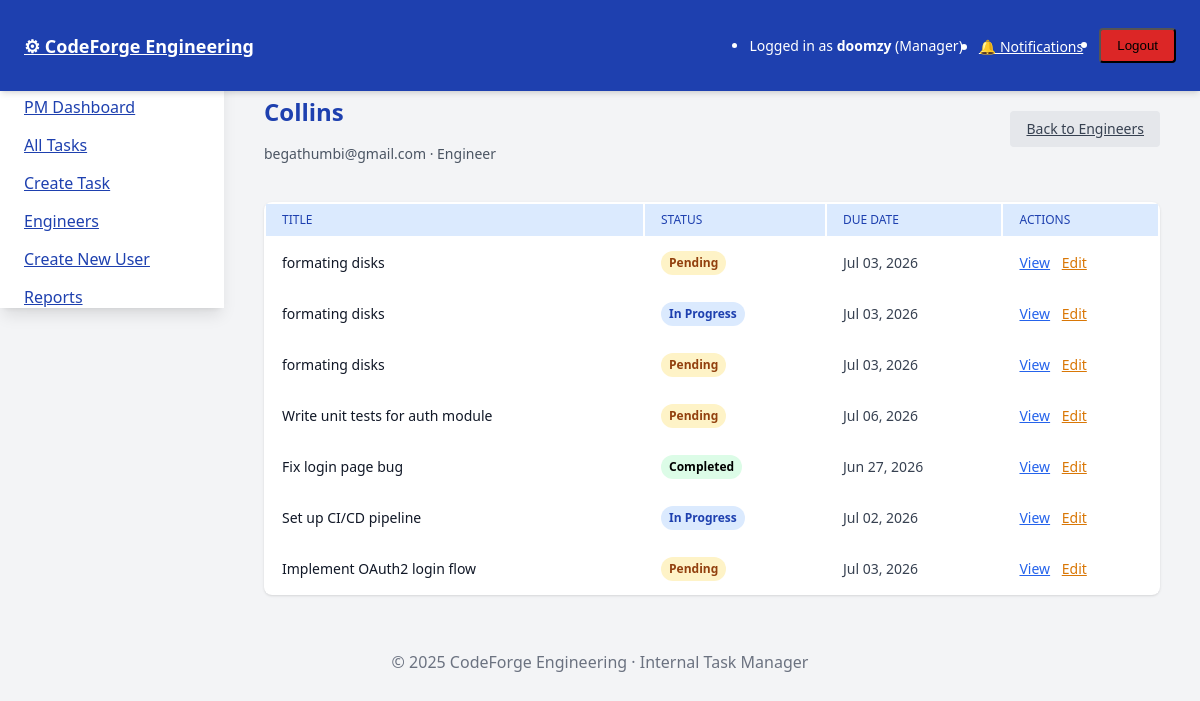
/engineers/2/ (signed in), run on the app's committed database.
### tasks/models.py (models this page shows, shortened)
class User(AbstractUser):
    ROLE_CHOICES = (
        ('manager', 'Project Manager'),
        ('worker', 'Engineer'),
    )
    role = models.CharField(max_length=10, choices=ROLE_CHOICES)

class Task(models.Model):
    STATUS_CHOICES = (
        ('pending', 'Pending'),
        ('in_progress', 'In Progress'),
        ('completed', 'Completed'),
    )
    PRIORITY_CHOICES = (
        ('low', 'Low'),
        ('medium', 'Medium'),
        ('high', 'High'),
    )
    title = models.CharField(max_length=255)
    description = models.TextField(blank=True)
    assigned_to = models.ForeignKey(User, on_delete=models.CASCADE, related_name='tasks')
    status = models.CharField(max_length=20, choices=STATUS_CHOICES, default='pending')
    priority = models.CharField(max_length=10, choices=PRIORITY_CHOICES, default='medium')
    created_at = models.DateTimeField(auto_now_add=True)
    updated_at = models.DateTimeField(auto_now=True)
    due_date = models.DateField(null=True, blank=True)
    completed_at = models.DateTimeField(null=True, blank=True)

### tasks/views.py (the view)
# urls.py: path('engineers/<int:pk>/', engineer_detail, name='engineer_detail'),
@login_required
def engineer_detail(request, pk):
    if not (request.user.is_superuser or request.user.role == 'manager'):
        return redirect('worker_dashboard')
    engineer = get_object_or_404(User, pk=pk, role='worker')
    tasks = Task.objects.filter(assigned_to=engineer).order_by('-created_at')
    return render(request, 'core/engineer_detail.html', {'engineer': engineer, 'tasks': tasks})

### tasks/context_processors.py (called while the page is built)
def notifications(request):
    if not request.user.is_authenticated:
        return {}
    qs = request.user.notifications.all()
    return {
        'nav_notifications': qs[:8],
        'nav_unread_count': qs.filter(is_read=False).count(),
    }

### tasks/templates/core/engineer_detail.html
{% extends "base.html" %}
{% block content %}
<div class="max-w-4xl mx-auto">
    <div class="flex items-center justify-between mb-6">
        <div>
            <h1 class="text-2xl font-bold text-blue-800">{{ engineer.username }}</h1>
            <p class="text-sm text-gray-600">{{ engineer.email|default:"No email" }} · Engineer</p>
        </div>
        <a href="{% url 'engineer_list' %}" class="bg-gray-200 text-gray-700 px-4 py-2 rounded hover:bg-gray-300 transition text-sm">Back to Engineers</a>
    </div>
    <div class="overflow-x-auto bg-white shadow rounded-lg">
        <table class="min-w-full divide-y divide-gray-200">
            <thead class="bg-blue-100">
                <tr>
                    <th class="px-4 py-2 text-left text-xs font-medium text-blue-800 uppercase">Title</th>
                    <th class="px-4 py-2 text-left text-xs font-medium text-blue-800 uppercase">Status</th>
                    <th class="px-4 py-2 text-left text-xs font-medium text-blue-800 uppercase">Due Date</th>
                    <th class="px-4 py-2 text-left text-xs font-medium text-blue-800 uppercase">Actions</th>
                </tr>
            </thead>
            <tbody class="bg-white divide-y divide-gray-200">
                {% for task in tasks %}
                <tr class="hover:bg-gray-50">
                    <td class="px-4 py-3 text-sm font-medium text-gray-900">{{ task.title }}</td>
                    <td class="px-4 py-3">
                        {% if task.status == 'pending' %}
                            <span class="inline-flex items-center px-2 py-1 rounded-full text-xs font-semibold bg-yellow-100 text-yellow-800">Pending</span>
                        {% elif task.status == 'in_progress' %}
                            <span class="inline-flex items-center px-2 py-1 rounded-full text-xs font-semibold bg-blue-100 text-blue-800">In Progress</span>
                        {% elif task.status == 'completed' %}
                            <span class="inline-flex items-center px-2 py-1 rounded-full text-xs font-semibold bg-green-100 text-green-800">Completed</span>
                        {% endif %}
                    </td>
                    <td class="px-4 py-3 text-sm text-gray-700">{% if task.due_date %}{{ task.due_date|date:"M d, Y" }}{% else %}—{% endif %}</td>
                    <td class="px-4 py-3 text-sm">
                        <a href="{% url 'task_detail' task.pk %}" class="text-blue-600 hover:underline">View</a>
                        <a href="{% url 'task_update' task.pk %}" class="ml-2 text-yellow-600 hover:underline">Edit</a>
                    </td>
                </tr>
                {% empty %}
                <tr><td colspan="4" class="px-4 py-6 text-center text-gray-500">No tasks assigned to this engineer.</td></tr>
                {% endfor %}
            </tbody>
        </table>
    </div>
</div>
{% endblock %}

### tasks/templates/base.html (shortened to what this page needs)
<!DOCTYPE html>
<html lang="en">
<head>
    {% load static %}
    <link rel="stylesheet" href="{% static 'css/tailwind-offline.css' %}">
</head>
<body class="bg-gray-100">
    <header class="fixed top-0 left-0 w-full bg-blue-800 text-white z-40 shadow-md">
        <nav class="flex items-center justify-between px-6 py-3">
            <div class="text-lg font-bold">
                <a href="{% url 'role_redirect' %}">⚙ CodeForge Engineering</a>
            </div>
            <ul class="flex items-center space-x-4">
                {% if user.is_authenticated %}
                    <li class="text-sm">Logged in as <span class="font-semibold">{{ user.username }}</span> (<span class="capitalize">{{ user.role }}</span>)</li>
                    <li>
                        <a href="{% url 'notifications' %}" class="relative inline-flex items-center text-white text-sm hover:underline">
                            🔔 Notifications
                        </a>
                    </li>
                    <li>
                        <form action="{% url 'logout' %}" method="post">
                            <button type="submit" class="bg-red-600 px-4 py-2 rounded hover:bg-red-700 transition">Logout</button>
                        </form>
                    </li>
                {% endif %}
            </ul>
        </nav>
    </header>
    {% if user.is_authenticated %}
    <aside class="fixed top-16 left-0 h-[calc(100vh-4rem)] w-56 bg-white shadow-lg z-30 flex flex-col pt-8">
        <nav class="flex flex-col space-y-4 px-6">
                {% if user.is_superuser %}
                    <a href="{% url 'manager_dashboard' %}" class="text-blue-800 hover:underline">PM Dashboard</a>
                    <a href="{% url 'task_list' %}" class="text-blue-800 hover:underline">All Tasks</a>
                    <a href="{% url 'task_create' %}" class="text-blue-800 hover:underline">Create Task</a>
                    <a href="{% url 'engineer_list' %}" class="text-blue-800 hover:underline">Engineers</a>
                    <a href="{% url 'register' %}" class="text-blue-800 hover:underline">Create New User</a>
                    <a href="{% url 'reports' %}" class="text-blue-800 hover:underline">Reports</a>
                {% elif user.role == 'manager' %}
                    <a href="{% url 'manager_dashboard' %}" class="text-blue-800 hover:underline">PM Dashboard</a>
                    <a href="{% url 'task_list' %}" class="text-blue-800 hover:underline">All Tasks</a>
                    <a href="{% url 'task_create' %}" class="text-blue-800 hover:underline">Create Task</a>
                    <a href="{% url 'engineer_list' %}" class="text-blue-800 hover:underline">Engineers</a>
                    <a href="{% url 'register' %}" class="text-blue-800 hover:underline">Create New User</a>
                    <a href="{% url 'reports' %}" class="text-blue-800 hover:underline">Reports</a>
                {% elif user.role == 'worker' %}
                    <a href="{% url 'worker_dashboard' %}" class="text-blue-800 hover:underline">Engineer Dashboard</a>
                    <a href="{% url 'task_list' %}" class="text-blue-800 hover:underline">My Tasks</a>
                    <a href="{% url 'reports' %}" class="text-blue-800 hover:underline">My Reports</a>
                {% else %}
                    <a href="{% url 'task_list' %}" class="text-blue-800 hover:underline">Tasks</a>
                    <a href="{% url 'reports' %}" class="text-blue-800 hover:underline">Reports</a>
                {% endif %}
        </nav>
    </aside>
    {% endif %}
    <main class="{% if user.is_authenticated %}ml-56{% endif %} pt-20 px-8">
        {% block content %}{% endblock %}
    </main>
    <footer class="mt-10 text-center text-gray-500 py-4">
        &copy; {{ year|default:2025 }} CodeForge Engineering · Internal Task Manager
    </footer>
</body>
</html>

### data on the page
User: username "doomzy", role "Manager"
User: username "Collins", email "begathumbi@gmail.com"
Task: title "formating disks", status "Pending", due_date "Jul 03, 2026"
Task: title "formating disks", status "In Progress", due_date "Jul 03, 2026"
Task: title "formating disks", status "Pending", due_date "Jul 03, 2026"
Task: title "Write unit tests for auth module", status "Pending", due_date "Jul 06, 2026"
Task: title "Fix login page bug", status "Completed", due_date "Jun 27, 2026"
Task: title "Set up CI/CD pipeline", status "In Progress", due_date "Jul 02, 2026"
Task: title "Implement OAuth2 login flow", status "Pending", due_date "Jul 03, 2026"

### other printed values
{{ year|default:2025 }} "2025"
